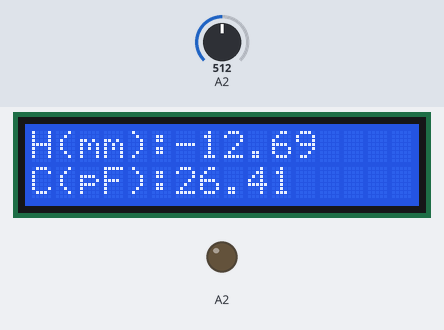
This sketch was run on a simulated Arduino Uno, built with avr-gcc and run on an emulated ATmega328P. On the bench: 16×2 character LCD, output pins drawn as LEDs (lit = HIGH). Inputs (shaded band) come from the test bench; at power-on: A2 = 512. Pins used as bus, display or sensor lines are not drawn.

Above: at 1.2 s.
1.3 s: A2 set to 1010
At 2.4 s:
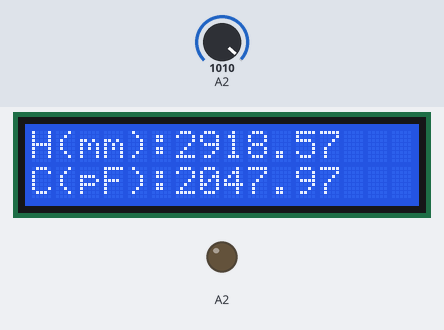
3.2 s: A2 set to 1023
At 4.1 s:
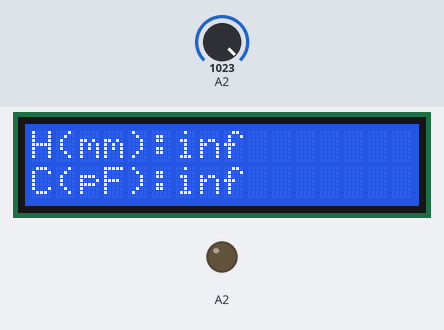
4.8 s: A2 set to 900
At 5.4 s:
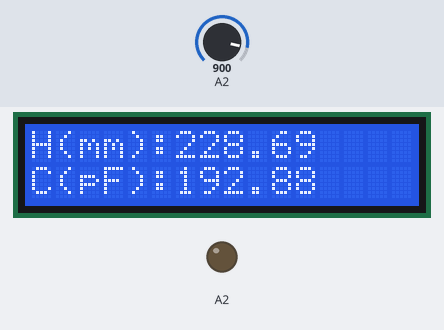
Timing chart, 0 to 7.8 s (numbered marks = the images above; inputs shaded):
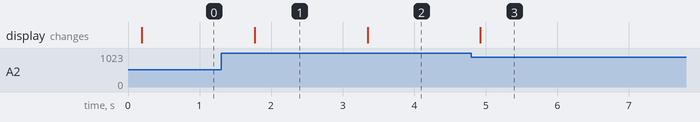

The sketch:

code.ino
```cpp
#include <TimerOne.h>
#include <LiquidCrystal_I2C.h>

class CapacitiveLiqSensor
{
  public:
    CapacitiveLiqSensor(int outPin, int inPin);
    float CapacitorMeasure();               //capacitance in pF
    void CalibrateWaterLevel(float a0, float a1);
    void CalibrateInCapToGnd(float inCapToGnd);
    float WaterLevelMeasure(); //Water Level in cm

  private:
    int _maxAdcValue = 1023;        //10 bit
    float _inCapToGnd;              // in pF      (AVR ATmega328P)
    int _outPin;
    int _inPin;
    float capacitance;
    float _a0;
    float _a1;
};

CapacitiveLiqSensor::CapacitiveLiqSensor(int outPin, int inPin)
{
    _outPin = outPin;
    _inPin = inPin;
    digitalWrite(_outPin, LOW);
    digitalWrite(_inPin, LOW);
    pinMode(_outPin, OUTPUT);
    pinMode(_inPin, OUTPUT);
}

void CapacitiveLiqSensor::CalibrateInCapToGnd(float inCapToGnd)
{
  _inCapToGnd = inCapToGnd;
}

float CapacitiveLiqSensor::CapacitorMeasure()
{
  float cap;

  pinMode(_inPin, INPUT);                 // Rising high edge on OUT_PIN
  digitalWrite(_outPin, HIGH);
  int val = analogRead(_inPin);
  digitalWrite(_outPin, LOW);
  pinMode(_inPin, OUTPUT);                // Clear everything for next measurement

  //Low value capacitor - calculate result
  cap = (float)val * _inCapToGnd / (float)(_maxAdcValue - val);
  capacitance = cap;
  return cap;
}
float CapacitiveLiqSensor::WaterLevelMeasure()
{
  float WaterLevel;
  float cap = CapacitorMeasure();
  WaterLevel = _a0*cap + _a1;

  return WaterLevel;
}
void CapacitiveLiqSensor::CalibrateWaterLevel(float a0, float a1)
{
  _a0 = a0;
  _a1 = a1;
}


LiquidCrystal_I2C lcd(0x27, 16, 2);         //Digital Display
CapacitiveLiqSensor sensor(7,A2);           //Define the sensor
float capacitance = 0;                      //Measured Capacitance
float WaterLevel;                           //Measured Water Level
float Fs = 10;                               //Sampling Frequency
int flag = 0;                               //Data recieved ?

void setup()
{
  //Setup LCD
  lcd.begin();
  lcd.backlight();

  //Timer interrupt for sampling data
  Timer1.initialize(1000000/Fs);
  Timer1.attachInterrupt(Sampling);

  //Setup the sensor
  sensor.CalibrateInCapToGnd(26.36);
  sensor.CalibrateWaterLevel(0.1450 , -5.09855);
}

void loop()
{
  if(flag == 1)
  {
    flag = 0;
    lcd.clear();          //Update LCD
    lcd.setCursor(0, 0);
    lcd.print("H(mm):");
    lcd.print(WaterLevel* 10); //Water Level (in mm)
    lcd.setCursor(0, 1);
    lcd.print("C(pF):");
    lcd.print(capacitance); //Capacitance (in pF)
    delay(500);
  }
}

void Sampling()
{
  //Calculate Capacitance
  capacitance = sensor.CapacitorMeasure();
  //Calculate Water Level
  WaterLevel = sensor.WaterLevelMeasure();
  flag = 1;
}
```

Measured:
- the behaviour switches between 1022 and 1023 on A2 (found by bisection; images 1 and 2)
- after the input at 1.3 s, the display: changes after 0.47 s (image 1)
- after the input at 3.2 s, the display: changes after 0.15 s (image 2)
- after the input at 4.8 s, the display: changes after 0.12 s (image 3)
